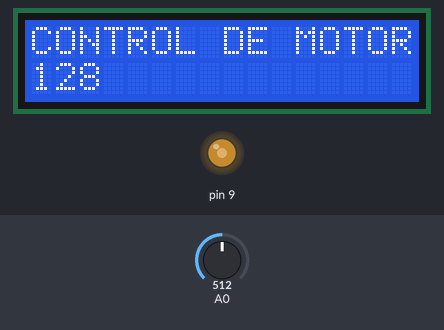
Bench run of a sketch on a simulated Arduino Uno, built with avr-gcc and run on an emulated ATmega328P. Parts: 16×2 character LCD, output pins drawn as LEDs (lit = HIGH). The inputs (shaded band) are chosen by the test bench; at power-on: A0 = 512. What the sketch prints to the serial monitor is not drawn.

Above: at 1.2 s.
1.3 s: A0 set to 716
At 1.6 s:
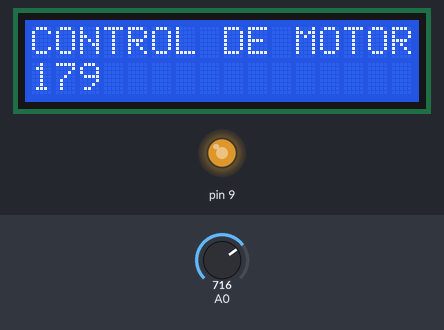
2.8 s: A0 set to 900
At 3.8 s:
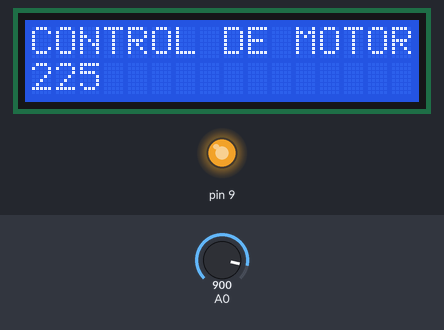
4.3 s: A0 set to 122
At 4.6 s:
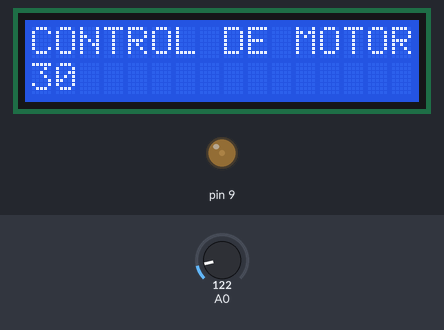
5.8 s: A0 set to 0
At 7.0 s:
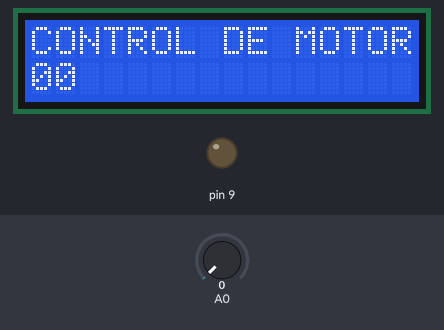
Timing chart, 0 to 8.3 s (numbered marks = the images above; inputs shaded):
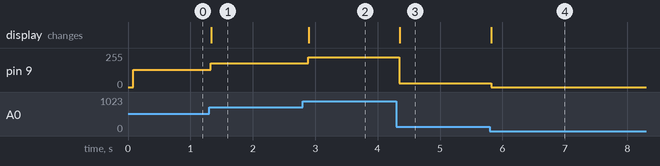

The sketch:

Control_motor_DC.ino
```cpp
/*
   CONTROL DE MOTOR DC
   10/11/2021
*/

#include <Wire.h>
#include <LiquidCrystal_I2C.h>

LiquidCrystal_I2C lcd(0x27, 16, 2);

void setup() {

  Serial.begin(9600);
  lcd.init();
  lcd.backlight();
  lcd.setCursor(0, 0);
  lcd.print("CONTROL DE MOTOR");
}

void loop() {

  // Lectura del sensor
  int potenciometro = analogRead(A0);
  Serial.print("Lectura: ");
  Serial.println(potenciometro);

  // Control de potencia
  potenciometro = potenciometro / 4;
  analogWrite(9, potenciometro);

  // Mostrar mensaje en pantalla
  lcd.setCursor(0,1);
  lcd.print(potenciometro);

  if(potenciometro < 100) {
    lcd.setCursor(2, 1);
    lcd.print(" ");
  }

  delay(100);
}
```

Measured:
- after the input at 1.3 s, pin 9: 128/255 → 179/255 at once; the display: changes at once (image 1)
- after the input at 2.8 s, pin 9: 179/255 → 225/255 after 0.09 s; the display: changes after 0.10 s (image 2)
- after the input at 4.3 s, pin 9: 225/255 → 30/255 after 0.05 s; the display: changes after 0.05 s (image 3)
- after the input at 5.8 s, pin 9: 30/255 → 0/255 at once; the display: changes at once (image 4)
